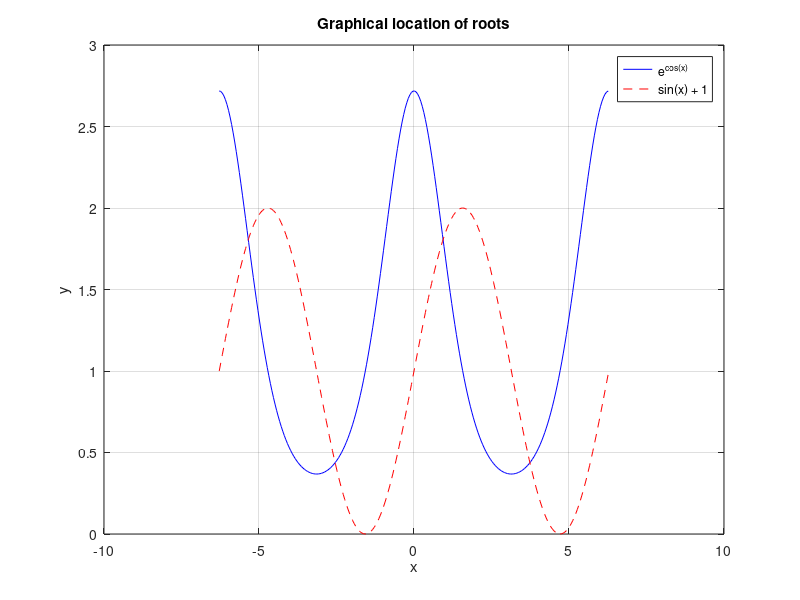

Recreate this plot in MATLAB.
% Visual inspection of the equation roots
x = -2*pi:0.05:2*pi;

% Left side: e^{cos(x)}
lhs = exp(cos(x));

% Right side: sin(x) + 1
rhs = sin(x) + 1;

plot(x, lhs, 'b-', x, rhs, 'r--');
legend('e^{cos(x)}', 'sin(x) + 1');
grid on;
title('Graphical location of roots');
xlabel('x');
ylabel('y');
